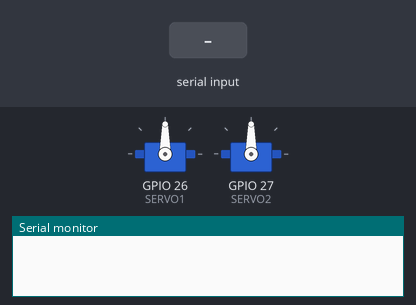
Bench run of a sketch on a simulated ESP32. Shown: 2 × servo, the last lines printed to the serial monitor. The inputs (shaded band) are chosen by the test bench.

Above: at 1.2 s.
1.3 s: "a" received over the second serial link
At 1.7 s:
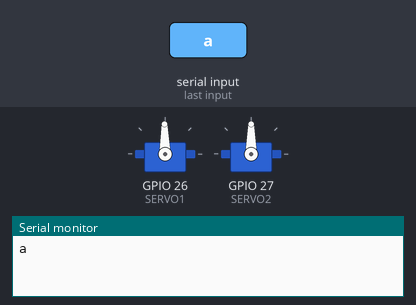
2.8 s: "w" received over the second serial link
At 4.0 s:
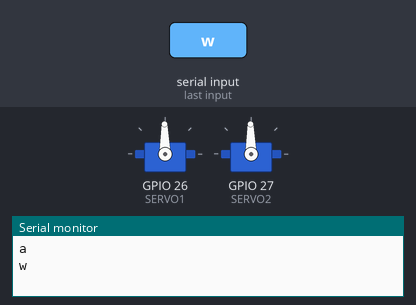
4.3 s: "d" received over the second serial link
At 5.2 s:
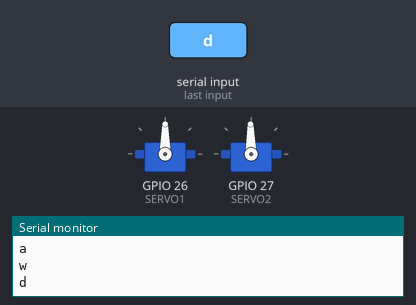
Timing chart, 0 to 7.3 s (numbered marks = the images above; inputs shaded):
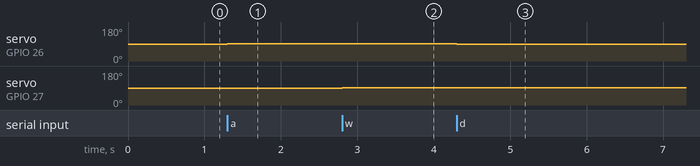

The sketch:

107_esp32_servo.ino
```cpp
#include <ESP32Servo.h>
#include "BluetoothSerial.h"

#define SERVO1  26
#define SERVO2  27

Servo myservo1, myservo2, myservo3, myservo4;
BluetoothSerial SerialBT;

void servo_center(){
  myservo1.write(90);
  myservo2.write(90);
  Serial.println("Servo control with Blutooth...");
}

void setup() {
  ESP32PWM::allocateTimer(0);
	ESP32PWM::allocateTimer(1);
	ESP32PWM::allocateTimer(2);
	ESP32PWM::allocateTimer(3);

  myservo1.setPeriodHertz(50);    // standard 50 hz servo
  myservo1.attach(SERVO1, 500, 2400);
  myservo2.setPeriodHertz(50);
  myservo2.attach(SERVO2, 500, 2400);
}

int angle1 = 90;
int angle2 = 90;

void loop() {
  if (SerialBT.available()) {
    char c = SerialBT.read();
    Serial.println(c);
    if(c == 'a'){
      angle1++;
      if(angle1 > 180)
        angle1 = 180;
      myservo1.write(angle1);
    }else if(c == 'd'){
      angle1 --;
      if(angle1 < 0)
        angle1 = 0;
      myservo1.write(angle1);
    }

    if(c == 'w'){
      angle2++;
      if(angle2 > 180)
        angle2 = 180;
      myservo2.write(angle2);
    }else if(c == 's'){
      angle2 --;
      if(angle2 < 0)
        angle2 = 0;
      myservo2.write(angle2);
    }
  }

}
```

Measured:
- after the input at 1.3 s, servo on GPIO 26 (SERVO1): 90° → 91° at once
- after the input at 2.8 s, servo on GPIO 27 (SERVO2): 90° → 91° at once
- after the input at 4.3 s, servo on GPIO 26 (SERVO1): 91° → 90° at once
